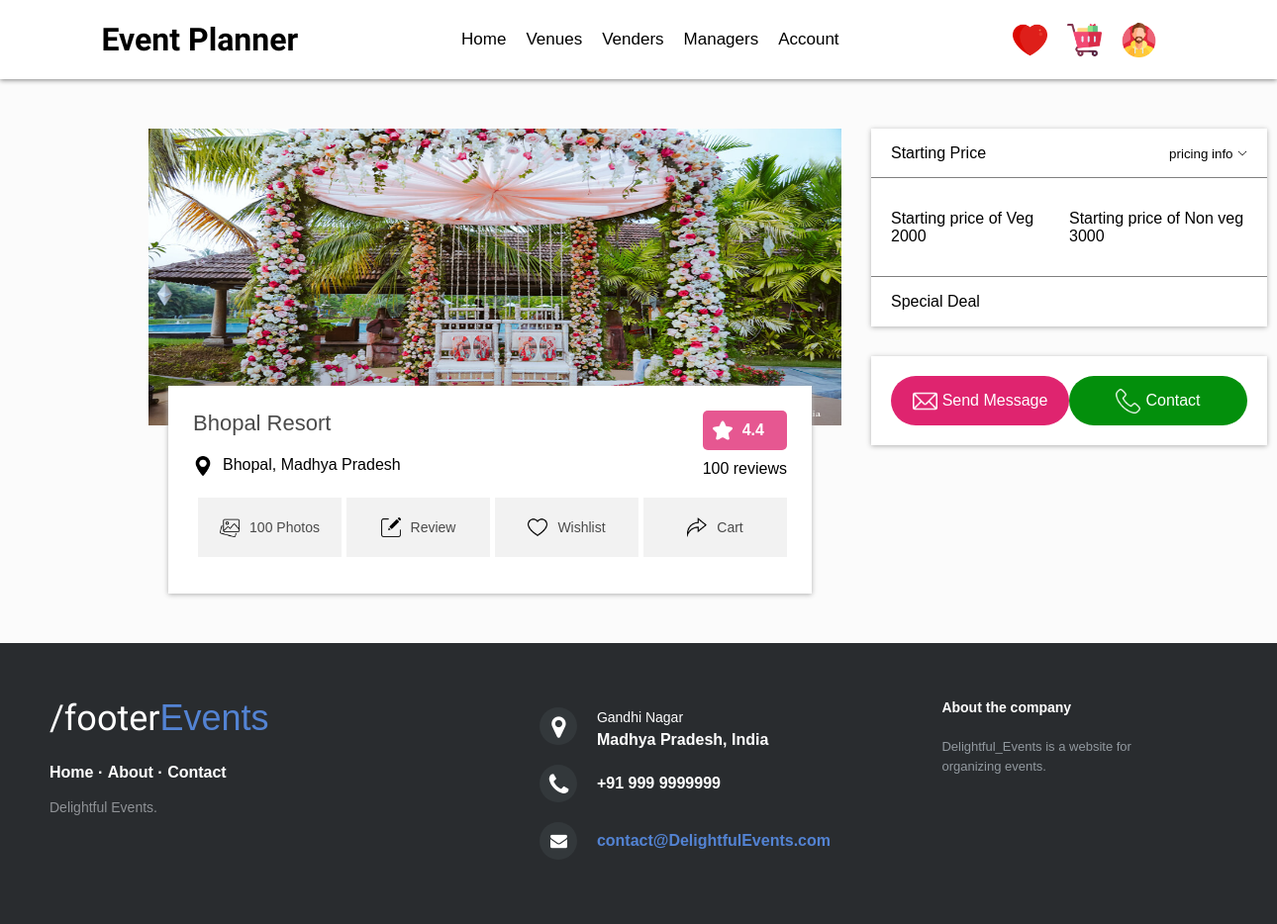
/venueDtls/55737d42-07d2-44d7-b180-4cd45b3d279b, run on the app's committed database.
### Tables/models.py (models this page shows, shortened)
class Venue_Provider(models.Model):
    venue_id = models.UUIDField(primary_key=True,default=uuid.uuid4,editable=False)
    venue_name = models.CharField(max_length=50)
    venue_image = models.ImageField(upload_to='VenueImage')
    mobile = models.CharField(max_length=10)
    state = models.CharField(max_length=20)
    city = models.CharField(max_length=20)
    zipcode = models.IntegerField()
    veg_price = models.IntegerField()
    nonveg_price = models.IntegerField()
    room_availability = models.IntegerField()
    Venue_Type = models.ForeignKey(Venue_Type, on_delete=models.CASCADE)
    class Meta:
        ordering = ['-Venue_Type']

### Wedding/views.py (the view)
# urls.py: path('venueDtls/<uuid:venue_id>', views.VenuesDetails, name='venueDtls'),
def VenuesDetails(request, venue_id):
    venue_dtls = Venue_Provider.objects.filter(venue_id=venue_id)
    cart_item = 0
    if request.user.is_authenticated:
        user=request.user
        venue_count = Venue_Cart.objects.filter(user=user).count()
        vender_count = Vender_Cart.objects.filter(user=user).count()
        cake_count = CAKE_CART.objects.filter(user=user).count()
        cart_item = venue_count + vender_count + cake_count
    data = {'venue_dtls': venue_dtls, 'total_item': cart_item}
    return render(request, 'VenueDetailed.html', data)

### Templates/wedding/VenueDetailed.html (shortened to what this page needs)
{% include "Header.html" %}
{% for i in venue_dtls %}
<div class="detailed-container">
    <div class="details-container-col-1">
        <div class="venued-img-div">
            <img src="{{i.venue_image.url}}"
                alt="venue-image" class="img100">
        </div>
        <div class="venue-details-div">
            <div style="display: flex; justify-content: space-between;">
                <div>
                    <p class="venue-details-title">{{i.venue_name}}</p>
                    <div class="flex margin-top-10">
                        <img src="/Static/icons/location.png" alt=""
                            class="image20 margin-right-10">
                        <p>{{i.city}}, {{i.state}}</p>
                    </div>
                </div>
                <div>
                    <div class="flex rating-div">
                        <img src="/Static/icons/star.png" alt="" class="image20">
                        <p class="rating-p">4.4</p>
                    </div>
                    <p class="margin-top-10">100 reviews</p>
                </div>
            </div>
            <div class="flex detailed-footer">
                <div class="flex w-25 border-l">
                    <a href=""  style="text-decoration: none; display: flex; align-items: center;">
                        <img src="/Static/icons/gallery.png" alt="" class="image20">
                        <p class="detailed-footer-p">100 Photos</p>
                    </a>
                </div>
                <div class="flex w-25 border-l">
                    <a href=""  style="text-decoration: none; display: flex; align-items: center;">
                        <img src="/Static/icons/review.png" alt="" class="image20">
                        <p class="detailed-footer-p">Review</p>
                    </a>
                </div>
                <div class="flex w-25 border-l">
                    <a href="{% url 'addvenue_towish' i.venue_id %}" style="text-decoration: none; display: flex; align-items: center;">
                        <img src="/Static/icons/wishlist.png" alt="" class="image20">
                        <p class="detailed-footer-p">Wishlist</p>
                    </a>
                </div>
                <div class="flex w-25 border-l">
                    <a href="{% url 'addvenue_tocart' i.venue_id %}" style="text-decoration: none; display: flex; align-items: center;">
                        <img src="/Static/icons/share.png" alt="" class="image20">
                        <p class="detailed-footer-p">Cart</p>
                    </a>
                </div>
            </div>
        </div>
    </div>
    <div class="details-container-col-2">
        <div class="price-division">
            <div class="price-div-1">
                <p>Starting Price</p>
                <div>
                    <small>pricing info</small>
                    <img src="/Static/icons/arrow-down.png" alt=""
                        style="width: 10px; height: 10px;">
                </div>
            </div>
            <div class="price-div-2">
                <div style="width: 50%; align-items: center;">
                    <p>Starting price of Veg</p>
                    <p>{{i.veg_price}}</p>
                </div>
                <div style="width: 50%; align-items: center;">
                    <p>Starting price of Non veg</p>
                    <p>{{i.nonveg_price}}</p>
                </div>
            </div>
            <div class="price-div-3">
                <p>Special Deal</p>
            </div>
        </div>
        <div class="contact-div">
            <div class="contact-div-1">
                <div class="email-div">
                    <img src="/Static/icons/email.png" alt="" style="width: 25px; height: 25px;">
                    <p class="contact-text">Send Message</p>
                </div>
                <div class="phone-div">
                    <img src="/Static/icons/phone.png" alt="" style="width: 25px; height: 25px;">
                    <p class="contact-text">Contact</p>
                </div>
            </div>
        </div>
    </div>
</div>
{% endfor %}
{% include "Footer.html" %}

### Static/Css/Header.css (style rules this page uses)
* { margin: 0; padding: 0; box-sizing: border-box; font-family: proxima-nova, sans-serif; }
.img100 { width: 100%; height: 100%; }
.image20 { width: 20px; height: 20px; }
.margin-right-10 { margin-right: 10px; }
.margin-top-10 { margin-top: 10px; }

### Static/Css/VenueDetailed.css (style rules this page uses)
.detailed-container { margin: 50px 150; display: flex; }
.details-container-col-1 { max-width: 700px; margin: 0px 30px 0px 0px; }
.venued-img-div { width: 700px; height: 300px; background-color: white; border-radius: 5px; }
.venue-details-div { height: 210px; width: 650px; background-color: white; margin: -40px 0px 0px 20px; position: relative; box-shadow: 0px 1px 5px 0px rgb(176, 176, 176); padding: 25px; }
.venue-details-title { font-size: 22px; font-weight: 500; color: #4a4a4a; margin-bottom: 20px; }
.rating-div { background-color: rgb(230 87 145); padding: 10px; align-items: center; border-radius: 5px; }
.rating-p { color: white; font-weight: 600; margin-left: 10px; }
.details-container-col-2 { width: 450px; min-width: 400px; }
.price-division { box-shadow: 0px 1px 5px 0px rgb(176, 176, 176); }
.price-div-1 { height: 50px; background-color: white; border-bottom: 1px solid gray; display: flex; justify-content: space-between; align-items: center; padding: 0px 20px; }
.price-div-2 { height: 100px; background-color: white; border-bottom: 1px solid gray; display: flex; align-items: center; padding: 0px 20px; }
.price-div-3 { height: 50px; background-color: white; padding: 0px 20px; display: flex; justify-content: space-between; align-items: center; }
.contact-div { margin-top: 30px; box-shadow: 0px 1px 5px 0px rgb(176, 176, 176); }
.contact-div-1 { height: 90px; padding: 20px; background-color: white; display: flex; justify-content: space-between; }
.email-div { width: 180px; display: flex; background-color: rgb(223, 36, 111); align-items: center; justify-content: center; border-radius: 50px; }
.phone-div { width: 180px; display: flex; background-color: rgb(3, 143, 12); align-items: center; justify-content: center; border-radius: 50px; }
.contact-text { font-size: 16px; color: white; margin-left: 5px; font-weight: 500; }
.flex { display: flex; }
.w-25 { width: 25%; }
.border-l { border-left: 5px solid white; height: 60px; align-items: center; justify-content: center; }
.detailed-footer { margin-top: 20px; background-color: #f2f2f2; justify-content: space-around; }
.detailed-footer-p { font-size: 14px; color: #4a4a4a; margin-left: 10px; }

### Static/Css/VenueCard.css (style rules this page uses)
.rating-div { display: flex; }

### data on the page
Venue_Provider: venue_image (picture), venue_name "Bhopal Resort", city "Bhopal", state "Madhya Pradesh", veg_price "2000", nonveg_price "3000"
